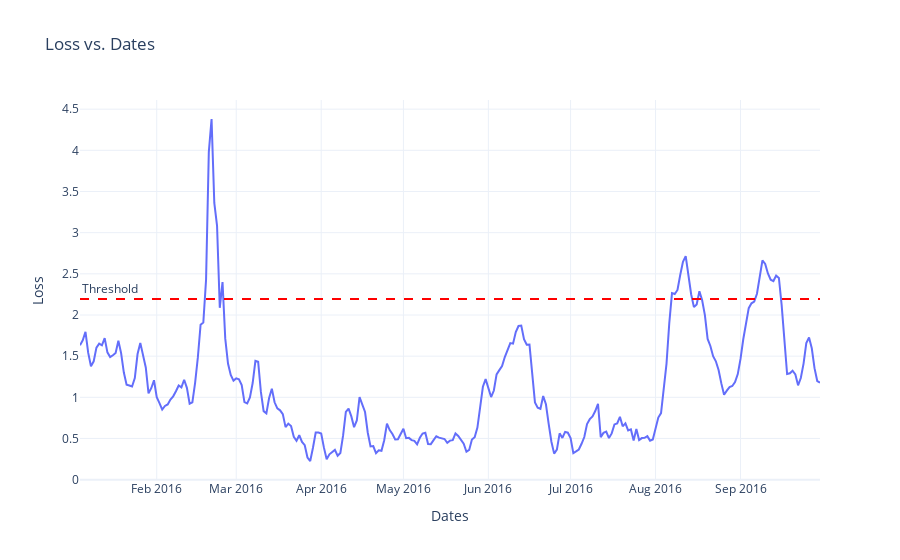

The notebook cell saved with this chart:
### Code cell
##plot the results for monitored period data to see number of anomalies and if the Feb 14 anaomaly is the only one being captured
recons_monitored_data=model.predict(X_monitored_period)
print(X_monitored_period.shape)
data_loss_monitored=tf.keras.losses.mae(recons_monitored_data,X_monitored_period)
# print(data_loss)
data_loss_monitored_mean=tf.reduce_mean(data_loss_monitored,axis=1)
print(data_loss_monitored_mean)
chk_monitored_data_dated=pd.DataFrame({'Dates':monitored_period_df.index[seq_len:],'Loss':data_loss_monitored_mean})
display(chk_monitored_data_dated)
chk_monitored_data_dated.plot(x='Dates',y='Loss',figsize=(10,5))
plt.axhline(y=threshold, color='red', linestyle='--', linewidth=2, label='Threshold')

###plot plotly plots for train data to analyze 

fig = px.line(chk_monitored_data_dated, x='Dates', y='Loss', title='Loss vs. Dates', labels={'Loss': 'Loss', 'Dates': 'Dates'}) # Add a threshold line threshold = 0.5 # Replace with the actual threshold value 
fig.add_hline(y=threshold, line=dict(color='red', width=2, dash='dash'), annotation_text='Threshold', annotation_position='top left') # Customize the layout
fig.update_layout( xaxis_title='Dates', yaxis_title='Loss', legend_title='Legend', template='plotly_white' ) # Show the plot fig.show()

### Figure 1 — Plotly figure (JSON) as saved in the notebook; plotly's stock layout.template omitted (floating-point values rounded to 4 significant figures; data arrays with more than 128 entries replaced by an {"elided": "..."} marker saying what was removed)
{"data": [{"hovertemplate": "Dates=%{x}<br>Loss=%{y}<extra></extra>", "legendgroup": "", "line": {"color": "#636efa", "dash": "solid"}, "marker": {"symbol": "circle"}, "mode": "lines", "name": "", "orientation": "v", "showlegend": false, "type": "scatter", "x": {"elided": "271 str values"}, "xaxis": "x", "y": {"elided": "271 float values"}, "yaxis": "y"}], "layout": {"annotations": [{"showarrow": false, "text": "Threshold", "x": 0, "xanchor": "left", "xref": "x domain", "y": 2.195, "yanchor": "bottom", "yref": "y"}], "legend": {"title": {"text": "Legend"}, "tracegroupgap": 0}, "shapes": [{"line": {"color": "red", "dash": "dash", "width": 2}, "type": "line", "x0": 0, "x1": 1, "xref": "x domain", "y0": 2.195, "y1": 2.195, "yref": "y"}], "title": {"text": "Loss vs. Dates"}, "xaxis": {"anchor": "y", "domain": [0, 1], "title": {"text": "Dates"}}, "yaxis": {"anchor": "x", "domain": [0, 1], "title": {"text": "Loss"}}}}
